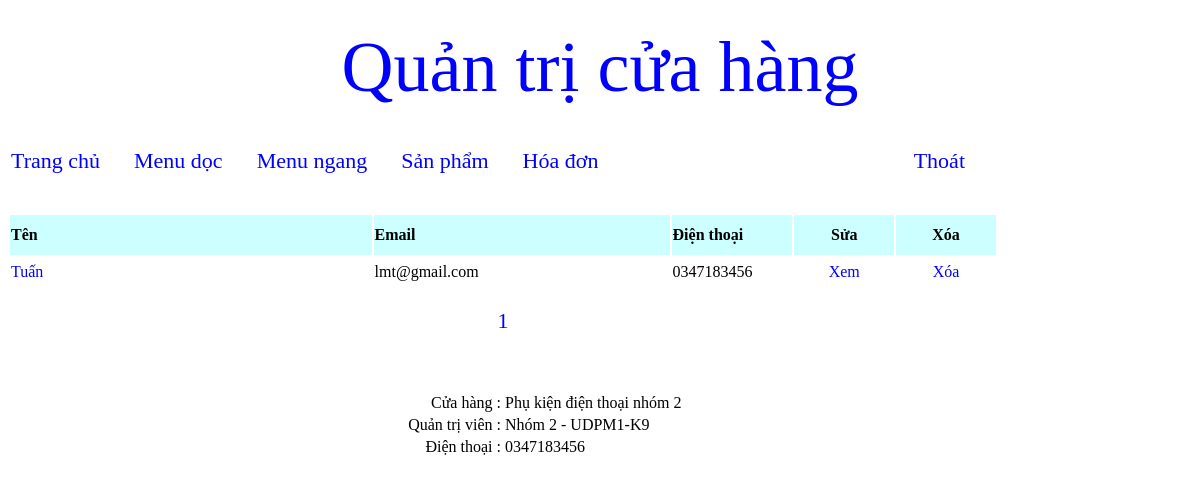
Page /admin/index.php?thamso=hoa_don (signed in) on the committed database.
### tables this page shows
CREATE TABLE `hoadon` (
  `id` int(11) NOT NULL,
  `tennguoimua` varchar(256) NOT NULL,
  `email` varchar(256) NOT NULL,
  `diachi` mediumtext NOT NULL,
  `dienthoai` varchar(256) NOT NULL,
  `noidung` mediumtext NOT NULL,
  `hangduocmua` mediumtext NOT NULL
);

### admin/chucnang/hoadon/quanlyhoadon.php (the view, shortened to what this page needs)
<?php
    $so_dong_tren_mot_trang=20;
    $tv="select count(*) from hoadon";
    $tv_1=mysqli_query($conn,$tv);
    $tv_2=mysqli_fetch_array($tv_1);
    $so_trang=ceil($tv_2[0]/$so_dong_tren_mot_trang);
    $vtbd=($_GET['trang']-1)*$so_dong_tren_mot_trang;
    $tv="select * from hoadon order by id desc limit $vtbd,$so_dong_tren_mot_trang";
    $tv_1=mysqli_query($conn,$tv);
?>
<table width="990px" class="tb_a1" >
    <tr style="background:#CCFFFF;height:40px;" >
        <td width="370px" ><b>Tên</b></td>
        <td width="300px" ><b>Email</b></td>
        <td width="120px" ><b>Điện thoại</b></td>
        <td align="center" width="100px" ><b>Sửa</b></td>
        <td align="center" width="100px" ><b>Xóa</b></td>
    </tr>
    <?php
        while($tv_2=mysqli_fetch_array($tv_1))
        {
            $id=$tv_2['id'];
            $ten=$tv_2['tennguoimua'];
            $email=$tv_2['email'];
            $dien_thoai=$tv_2['dienthoai'];
            $link_xem="?thamso=xem_hoa_don&id=".$id."&trang=".$_GET['trang'];
            $link_xoa="?xoa_hoa_don=co&id=".$id;
            ?>
                <tr class="a_1" >
                    <td>
                        <a href="<?php echo $link_xem; ?>" class="lk_a1" ><?php echo $ten; ?></a>
                    </td>
                    <td>
                        <?php echo $email; ?>
                    </td>
                    <td>
                        <?php echo $dien_thoai; ?>
                    </td>
                    <td align="center" >
                        <a href="<?php echo $link_xem; ?>" class="lk_a1" >Xem</a>
                    </td>
                    <td align="center" >
                        <a href="<?php echo $link_xoa; ?>" class="lk_a1" >Xóa</a>
                    </td>
                </tr>
            <?php
        }
    ?>
    <tr>
        <td colspan="5" align="center" >
            <br>
            <?php
                for($i=1;$i<=$so_trang;$i++)
                {
                    $link_phan_trang="?thamso=hoa_don&trang=".$i;
                    echo "<a href='$link_phan_trang' class='phan_trang' >";
                        echo $i;
                    echo "</a> ";
                }
            ?>
            <br><br>
        </td>
    </tr>
</table>

### admin/giaodien.css (style rules this page uses)
table.tb_a1 tr.a_1 { height:30px; }
a.lk_a1 { text-decoration:none;color:blue; }
a.phan_trang { text-decoration:none;color:blue;font-size:22px; }

### rows in the picture
hoadon: tennguoimua "Tuấn", email "lmt@gmail.com", dienthoai "0347183456"
